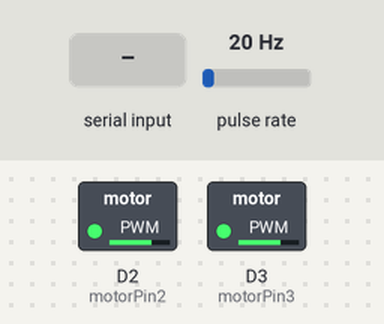
A sketch run on a simulated Arduino Due. Parts: switched loads named in the sketch (green lamp = pin HIGH). Wiring (inferred from the names in the program): pulse sensor: data D52. Inputs (shaded band) come from the test bench; at power-on: pulse rate 20 Hz. What the sketch prints to the serial monitor is not drawn.

Above: at 1.2 s.
1.3 s: pulse rate (sensor on D52) set to 9 Hz
4.3 s: "a" received over Serial
At 4.7 s:
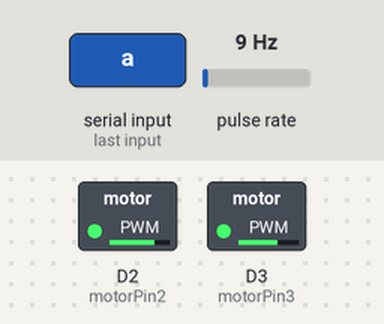
5.8 s: "a" received over Serial
At 7.0 s:
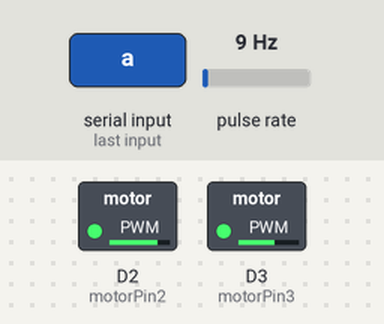
7.3 s: "d" received over Serial
At 8.1 s:
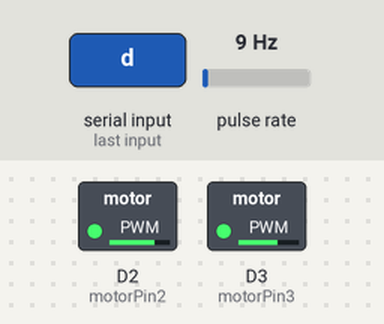
8.8 s: pulse rate (sensor on D52) set to 50 Hz
Timing chart, 0 to 11.8 s (numbered marks = the images above; inputs shaded):
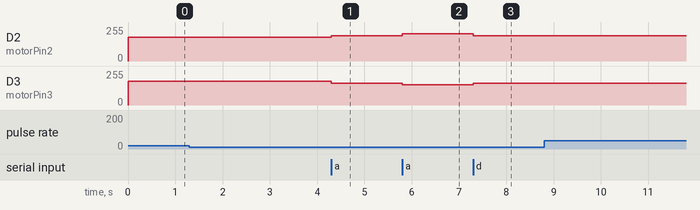

Measured:
- after the input at 4.3 s, D2 (motorPin2): 177/255 → 190/255 at once; D3 (motorPin3): 177/255 → 165/255 at once
- after the input at 5.8 s, D2 (motorPin2): 190/255 → 203/255 at once; D3 (motorPin3): 165/255 → 152/255 at once
- after the input at 7.3 s, D2 (motorPin2): 203/255 → 190/255 at once; D3 (motorPin3): 152/255 → 165/255 at once

The sketch:

leitura_tensao_corrente_rpm_encoder_fullbridge.ino
```cpp
/*Código feito por Odair do Santos Silva para o projeto de graduação em Engenharia de
Automação pela Universidade Federal do Rio Grande. Código para a leitura de corrente, tensão
e velocidade em RPM de um motor DC*/

#include<DueTimer.h> //biblioteca para fazer interrupções
//#include<FlexiTimer2.h>

//definições das constantes do sistema/código
volatile const float v_arduino = 3.3;
volatile const int range = 1023;
volatile const int Rs = 15; //resistor definido para que a tensão máxima seja 15v
volatile const int R1 = 2460;
volatile const int R2 = 9870;
volatile const float rad_to_rpm = 9.549296596425384;

//definições das variáveis para a leitura da tensão e corrente
volatile float Referencia = 0;
volatile float LeituraShunt = 0;
volatile float LeituraDivisor = 0;

volatile float Vs = 0;
volatile float V1 = 0;

volatile float Is = 0; // corrente no resistor shunt
volatile float Va = 0; // tensão de interesse, tensão no motor

//definições das variáveis da leitura do RPM
volatile int RPM = 0;
volatile unsigned long pulsos = 0;
volatile unsigned long timeold = 0;
volatile unsigned int pulsos_por_volta = 32;


//definições das variáveis para o uso do IRAM/PWM

volatile int motorPin2 = 2;
volatile int motorPin3 = 3;
volatile int motorPin4 = 4;
volatile int motorPin6 = 6;
volatile int val = 0;
volatile int pwm_leitura = 0;
volatile int pwm1 = 0;
volatile int pwm2 = 0;

volatile float Vcc = 14; //tensão fornecida pela fonte de alimentação

volatile int V_sen = 0;


//configurações para a leitura da corrente, tensão e velocidade utilizando o
//divisor de tensão e um resistor shunt e um encoder
void setup() {
  Serial.begin(9600);
  pinMode(A0, INPUT); //leitura do shunt -> Vs
  pinMode(A1, INPUT); //leitura da referência -> Gnd
  pinMode(A2, INPUT); //leitura da tensão do divisor -> V1
  pinMode(52, INPUT); //leitura do canal do encoder

  //chama a função pegaRPM a cada 100ms
  Timer1.attachInterrupt(pegaRPM).start(100000);
  Timer2.attachInterrupt(mudaPwm).start(1000);
//  FlexiTimer2 :: set (100, pegaRPM); // chama a f u n o flash a cada 2milisegundo
//  FlexiTimer2 :: start ();

  //chama a função contador a cada subida de borda do pulso do encoder
  attachInterrupt(digitalPinToInterrupt(52), contador, RISING);
}

void loop() {

  //leitura do serial monitor para aumentar ou diminuir o pwm
  pwm_leitura = Serial.read();

  //condições para que o pwm não passe de 254 nem diminua menos que 127
  if(pwm_leitura == 'a' && Va <= 11){
    Va++;
  }

  if(pwm_leitura == 'd' && Va >= -11){
    Va--;
  }


  //nesse loop estarão somente os prints
  Serial.print("Va: ");
  Serial.print(Va); //plotta o gráfico da tensão sobre o motor
//  Serial.print("  Tensão de entrada: ");
//  Serial.print(Va); //plotta o gráfico da tensão sobre o motor
//  Serial.print("  Corrente no motor: ");
//  Serial.print(Is); //plotta o gráfico da corrente no motor
  Serial.print("  RPM_Encoder = ");
  Serial.println(RPM, DEC);
//  Serial.print("  RPM_Sensorless = ");
//  Serial.println(V_sen, DEC);
}


//função que faz a leitura dos pinos analógicos e faz as conversões
//necessárias.
//void pegaCorrenteTensao(){
//  //definições de variáveis
//  LeituraShunt = analogRead(A0)*1.15;
//  Referencia = analogRead(A1)*1.15;
//  LeituraDivisor = analogRead(A2)*1.15;
//
//  Vs = (LeituraShunt - Referencia) * (v_arduino / range);
//  Is = (Vs / Rs); //valor da corrente em mA
//
//  V1 = (LeituraDivisor - Referencia) * (v_arduino / range);
//  Va = (V1) * (R1+ R2)/(R1) - (Vs); //valor da tensão em V
//
//  V_sen = (1/0.0666) * (Va - (Is * 16.6)) * rad_to_rpm;
//}

void pegaRPM(){
  //Timer1.stop();
  //FlexiTimer2 :: stop ();
  detachInterrupt(digitalPinToInterrupt(52));

  RPM = (60 * 1000 / pulsos_por_volta) / (millis() - timeold) * pulsos;
  timeold = millis();
  pulsos = 0;

  attachInterrupt(digitalPinToInterrupt(52), contador, RISING);
  //FlexiTimer2 :: start ();
  //Timer1.start();

}

void mudaPwm(){
  //Vcc = 14
  pwm1 = (Va / Vcc)*127 + 127;
  pwm2 = 254 - pwm1;

  //analogWrite(capacitorPin, 127); //50%
  if(Va > 0){
    analogWrite(motorPin2, pwm1*1.4);
    analogWrite(motorPin3, pwm2*1.4);
    }

   if(Va <= 0){
    analogWrite(motorPin2, pwm1*1.4);
    analogWrite(motorPin3, pwm2*1.4);
    }
  //analogWrite(motorPin4, val);
}

void contador(){
  pulsos++;

//  pegaCorrenteTensao();
}
```
